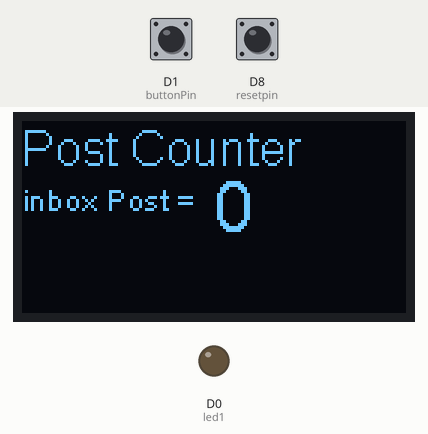
Recording of a sketch running on a simulated ESP8266 (NodeMCU). On the bench: 128×64 one-colour display, output pins drawn as LEDs (lit = HIGH). The test bench sets the inputs (shaded band); at power-on: D8 (resetpin) LOW, D1 (buttonPin) LOW. What the sketch prints to the serial monitor is not drawn.

Above: at 1.3 s.
1.4 s: D8 (resetpin) pulled HIGH for 0.3 s
At 1.75 s:
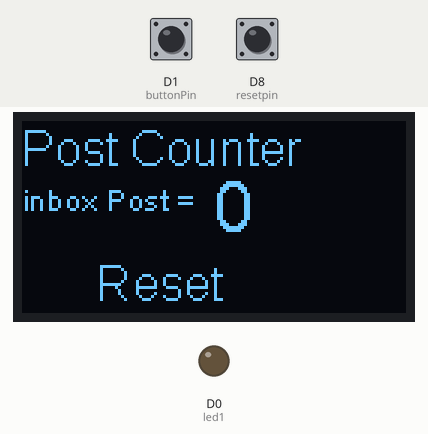
3.3 s: D1 (buttonPin) pulled HIGH for 0.3 s
At 5.0 s:
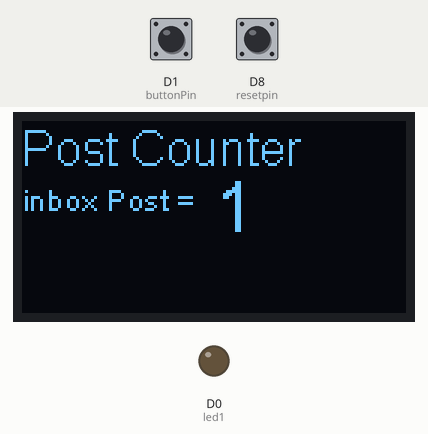
5.5 s: D1 (buttonPin) pulled HIGH for 1 s
At 7.4 s:
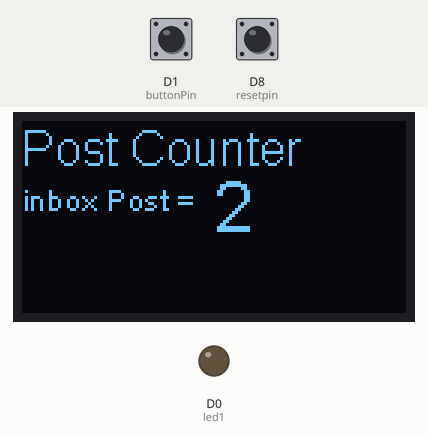
8.4 s: D8 (resetpin) pulled HIGH for 1 s
At 8.64 s:
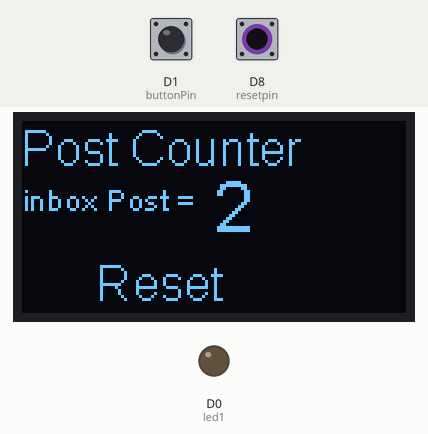
10.9 s: D8 (resetpin) pulled HIGH for 3.2 s
At 11.6 s:
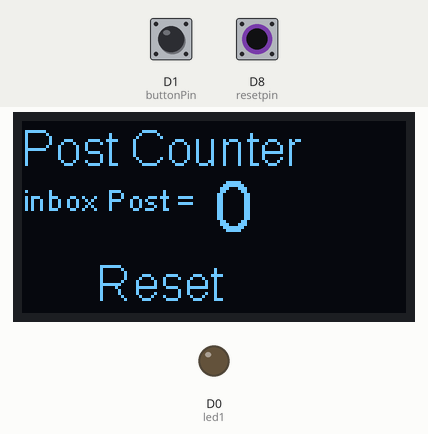
Timing chart, 0 to 13.9 s (numbered marks = the images above; inputs shaded):
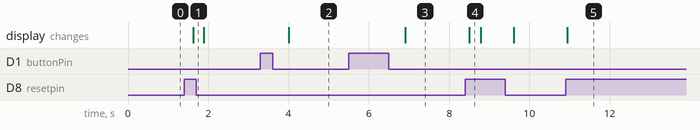

The sketch:

postboxnonet.ino
```cpp
//#include <TridentTD_LineNotify.h>
//#define SSID        "_____________"
//#define PASSWORD    "________"
//#define LINE_TOKEN  "_________________"

#include <Wire.h>  // Only needed for Arduino 1.6.5 and earlier
#include "SH1106Wire.h", legacy include: `#include "SH1106.h"`
//#include "images.h"


int led1 = D0; // กำหนดขาใช้งาน
int buttonPin = D1;
int resetpin = D8;
int buttonState = 0;
int count = 0,delta,resetter;

// displaydefine
SH1106Wire display(0x3c, D3, D5);
#define DEMO_DURATION 3000
typedef void (*Demo)(void);

int demoMode = 0;
int counter = 1;

void setup()
{ // pin
  pinMode(led1, OUTPUT);
  pinMode(buttonPin, INPUT);
  digitalWrite(led1, LOW);
  Serial.begin(9600);

  // line --------------------------------------------------
 // Serial.println();
 // Serial.println(LINE.getVersion());

  /*
  WiFi.begin(SSID, PASSWORD);
  Serial.printf("WiFi connecting to %s\n",  SSID);
  while(WiFi.status() != WL_CONNECTED) { Serial.print("."); delay(400); }
  Serial.printf("\nWiFi connected\nIP : ");
  Serial.println(WiFi.localIP());
  */

  // กำหนด Line Token
  //LINE.setToken(LINE_TOKEN);

  display.init();
  display.flipScreenVertically();
  display.setTextAlignment(TEXT_ALIGN_LEFT);
  display.setFont(ArialMT_Plain_16);
}

int myfunc(int x){
  static int buf1,buf,delta;

  //buf2 = buf1;
  buf1 = buf;
  buf = x;
  delta = x - buf1;
  return delta;
}

void loop()
{
  buttonState = digitalRead(buttonPin); // อ่านค่าสถานะขาD0
  resetter = digitalRead(resetpin);
  delta = myfunc(buttonState);
  Serial.println(buttonState, resetter);
  //Serial.println(resetter);

  display.clear();
  //demos[demoMode]();
  display.setTextAlignment(TEXT_ALIGN_LEFT);
  display.setFont(ArialMT_Plain_16);
  display.drawString(0, 0, "Post Counter");
  display.setFont(ArialMT_Plain_10);
  display.drawString(0, 20, "inbox Post =");
  display.setFont(ArialMT_Plain_24);
  display.drawString(64, 15, String(count));
  display.display();

  if (delta == -1){
    count++;
    Serial.println("count = ");
    Serial.println(count, DEC);
    String ib = "inbox post = ";
    String inbox = ib + count;
    //LINE.notify(inbox);

    /*display.setTextAlignment(TEXT_ALIGN_LEFT);
    display.setFont(ArialMT_Plain_16);
    display.drawString(5, 15, inbox);
    display.display();
    */
  }
  if (resetter == 1){
    count=0;
    Serial.println("postbox is resetted");
    //LINE.notify("postbox is reset to 0.");

    display.setTextAlignment(TEXT_ALIGN_LEFT);
    display.setFont(ArialMT_Plain_16);
    display.drawString(25, 45, "Reset");
    display.display();
    }

  delay(250);
}
```

Measured:
- after the input at 1.4 s, the display: changes after 0.23 s (image 1)
- after the input at 3.3 s, the display: changes after 0.70 s (image 2)
- after the input at 5.5 s, the display: changes after 1.4 s (image 3)
- after the input at 8.4 s, the display: changes after 0.11 s (image 4)
- after the input at 10.9 s, the display: changes at once (image 5)
